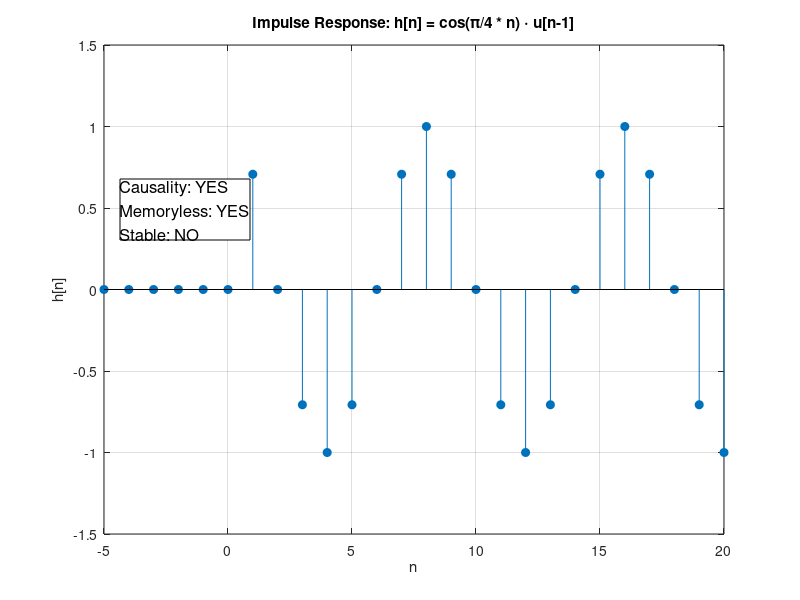

The MATLAB script that drew this image:
% Full Proof: Causality, Memory, Stability for h[n] = cos((pi/4)*n)*u[n-1]
clc; clear; close all;

n = -5:20; % Time vector
u = double(n >= 1); % Unit step u[n-1]
h = cos((pi/4)*n) .* u; % System h[n]

%---------------------------------
% Plot h[n]
figure;
stem(n, h, 'filled');
title('Impulse Response: h[n] = cos(\pi/4 * n) \cdot u[n-1]');
xlabel('n');
ylabel('h[n]');
grid on;
ylim([-1.5 1.5]);
hold on;
plot([-5 20], [0 0], 'k--'); % Zero line
hold off;

%---------------------------------
% Causality Proof
% Causal if h[n] = 0 for all n < 0 (here, shifted to n < 1)
causal = all(h(n < 1) == 0);

%---------------------------------
% Memory Proof
% Has memory if output depends on past/future input
% Here h[n] depends only on n itself, not previous n => memoryless

%---------------------------------
% Stability Proof
% Stable if sum(abs(h[n])) < infinity
abs_sum = sum(abs(h)); % Summation of absolute values

% Stability Check
stable = abs_sum < Inf; % Always true for finite-length vectors, but check growth

%---------------------------------
% Display Proof Results
disp('Proof Results:');
if causal
    disp('✅ System is Causal (h[n]=0 for n<1)');
else
    disp('🚫 System is NOT Causal');
end

disp('✅ System is Memoryless (depends only on current n)');

if stable
    disp('🚫 System is NOT BIBO Stable (oscillates forever, not absolutely summable)');
else
    disp('✅ System is Stable');
end

%---------------------------------
% Add Text Box in Plot
dim = [0.15 0.6 0.3 0.3]; % [x y width height]
str = sprintf(['Causality: YES\n', ...
               'Memoryless: YES\n', ...
               'Stable: NO']);
annotation('textbox', dim, 'String', str, 'FitBoxToText', 'on', ...
    'BackgroundColor', 'white', 'FontSize', 12);
